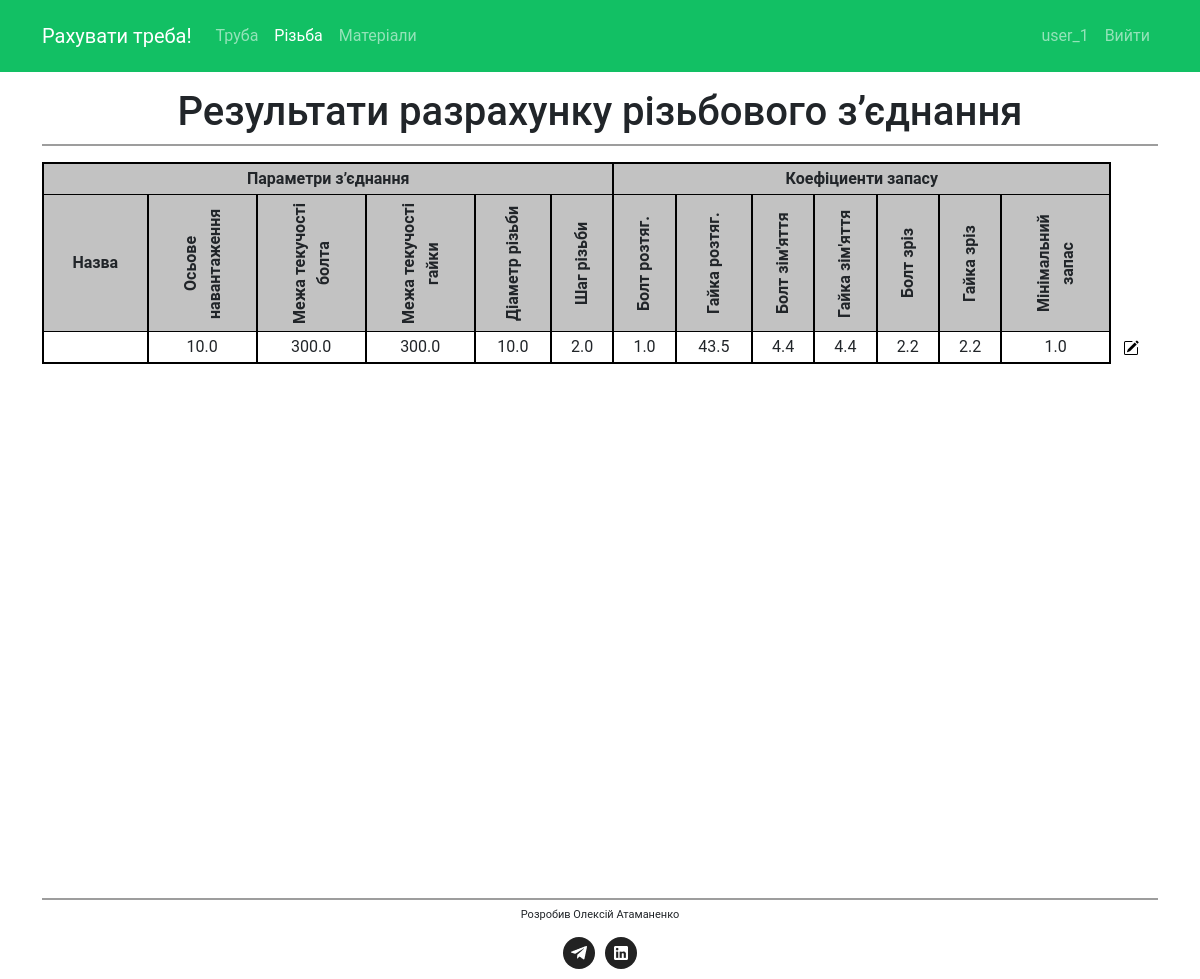
Page /thread/results/ (signed in) on the earlier database version.
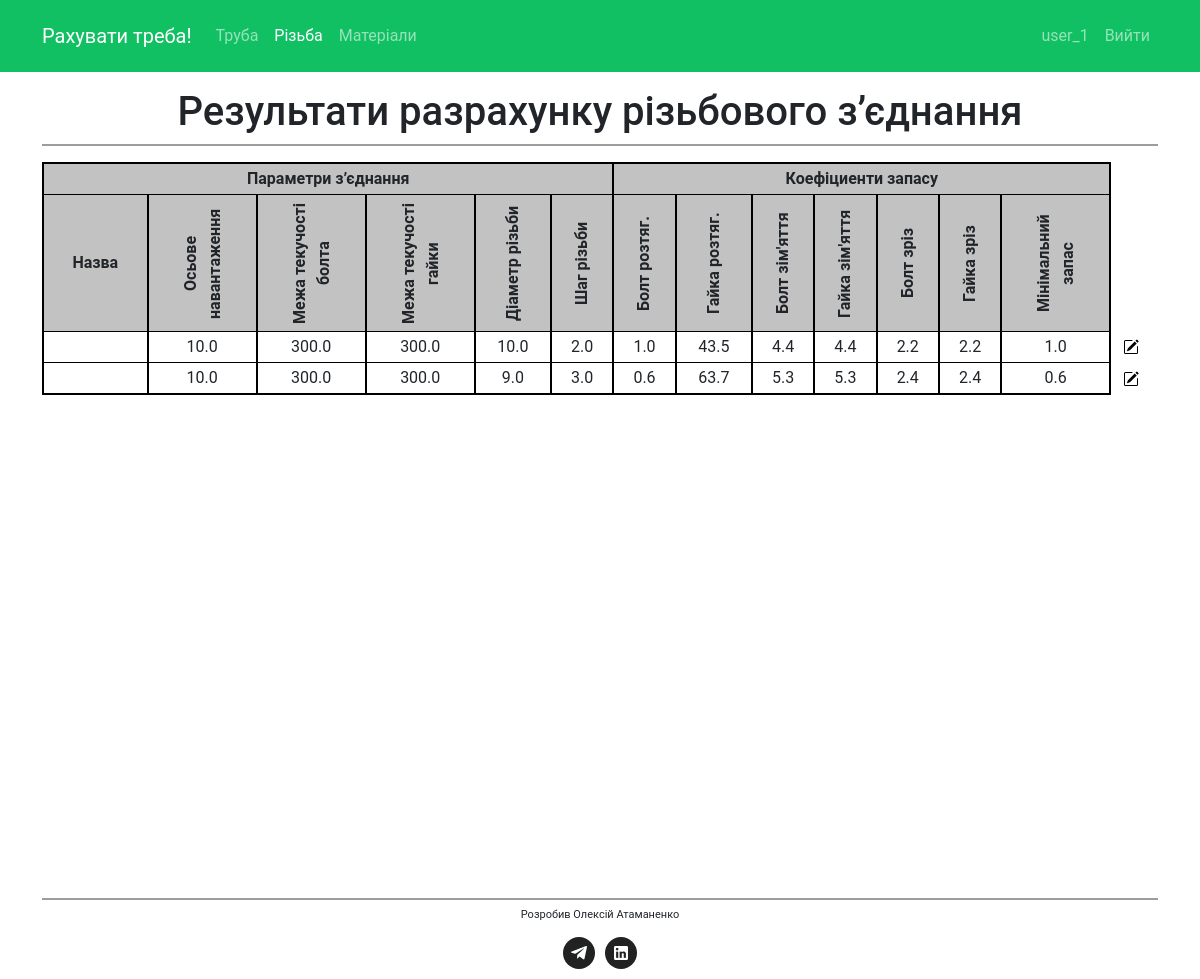
Same page on the later database version.
### calculate/models.py (models this page shows, shortened)
class ThreadConnection(models.Model):
    K_THREAD_CHOICES = [
        (0.8, "Метрична"),
        (0.65, "Трапецевидна"),
        (0.5, "Прямокутна"),
    ]
    id = models.AutoField(primary_key=True)
    user = models.ForeignKey(User, on_delete=models.CASCADE, default=None)
    name = models.CharField(max_length=20)
    description = models.TextField(blank=True, max_length=128)
    axial_force = models.FloatField()
    bolt_yield_strength = models.FloatField(default=300)
    nut_yield_strength = models.FloatField(default=300)
    nominal_thread_diameter = models.FloatField()
    thread_pitch = models.FloatField()
    nut_active_height = models.FloatField()
    nut_minimum_diameter = models.FloatField()
    bolt_hole_diameter = models.FloatField()
    k_industry = models.FloatField()
    k_thread = models.FloatField(max_length=40, choices=K_THREAD_CHOICES, default=1)
    created_at = models.DateTimeField(auto_now_add=True)
    @property
    def __thread(self):
        object = Thread(
            self.axial_force,
            self.bolt_yield_strength,
            self.nut_yield_strength,
            self.nominal_thread_diameter,
            self.thread_pitch,
            self.nut_active_height,
            self.nut_minimum_diameter,
            self.bolt_hole_diameter,
            self.k_industry,
            self.k_thread,
        )
        return object
    @property
    def k_bolt_tension(self):
        return self.__thread.k_bolt_tension
    @property
    def k_nut_tension(self):
        return self.__thread.k_nut_tension
    @property
    def k_bolt_crush(self):
        return self.__thread.k_bolt_crush
    @property
    def k_nut_crush(self):
        return self.__thread.k_nut_crush
    @property
    def k_bolt_shear(self):
        return self.__thread.k_bolt_shear
    @property
    def k_nut_shear(self):
        return self.__thread.k_nut_shear
    @property
    def k_min(self):
        k_min = min(
            self.k_bolt_tension,
            self.k_nut_tension,
            self.k_bolt_crush,
            self.k_nut_crush,
            self.k_bolt_shear,
            self.k_nut_shear,
        )
        return k_min
    @staticmethod
    def get_by_user(user_id):
        return ThreadConnection.objects.filter(user=user_id)

### calculate/views.py (the view)
# urls.py: path("thread/results/", views.thread_results, name="thread_results"),
def thread_results(request):
    if request.user.is_authenticated:
        if request.user.is_superuser:
            thread_results = ThreadConnection.get_all()
        else:
            thread_results = ThreadConnection.get_by_user(request.user.id)
        return render(
            request, "calculate/thread_results.html", {"thread_results": thread_results}
        )
    else:
        return redirect("login")

### calculate/templates/calculate/thread_results.html (shortened to what this page needs)
{% extends "base.html" %}
{% load static %}
{% block content %}
    <section class="thread-results">
        <div class="container">
            <h1>Результати разрахунку різьбового з’єднання</h1>
            <div class="home__subtitle-line"></div>
            <div class="row">
                <div class="col-12">
                    {% if thread_results %}
                        <table class="table">
                            <tr class="table__header table__top-header">
                                <th colspan="6">Параметри з’єднання</th>
                                <th colspan="7">Коефіциенти запасу</th>
                                <th id="edit-col"></th>
                            </tr>
                            <tr class="table__header">
                                <th>Назва</th>
                                <th class="vertical"><div class="vertical-title">Осьове навантаження</div></th>
                                <th class="vertical"><div class="vertical-title">Межа текучості болта</div></th>
                                <th class="vertical"><div class="vertical-title">Межа текучості гайки</div></th>
                                <th class="vertical">Діаметр різьби</th>
                                <th class="vertical">Шаг різьби</th>
                                <th class="vertical adaptiv-hidden">Болт розтяг.</th>
                                <th class="vertical adaptiv-hidden">Гайка розтяг.</th>
                                <th class="vertical adaptiv-hidden">Болт зім'яття</th>
                                <th class="vertical adaptiv-hidden">Гайка зім'яття</th>
                                <th class="vertical adaptiv-hidden">Болт зріз</th>
                                <th class="vertical adaptiv-hidden">Гайка зріз</th>
                                <th class="vertical"><div class="vertical-title">Мінімальний запас</div></th>
                                <th id="edit-col"></th>
                            </tr>
                            {% for thread in thread_results %}
                                <tr>
                                    <td class="table__name">{{ thread.name }}</td>
                                    <td class="table__condition">{{ thread.axial_force }}</td>
                                    <td class="table__condition">{{ thread.bolt_yield_strength }}</td>
                                    <td class="table__condition">{{ thread.nut_yield_strength }}</td>
                                    <td class="table__condition">{{ thread.nominal_thread_diameter }}</td>
                                    <td class="table__condition">{{ thread.thread_pitch }}</td>
                                    <td class="table__condition adaptiv-hidden">{{ thread.k_bolt_tension }}</td>
                                    <td class="table__condition adaptiv-hidden">{{ thread.k_nut_tension }}</td>
                                    <td class="table__condition adaptiv-hidden">{{ thread.k_bolt_crush }}</td>
                                    <td class="table__condition adaptiv-hidden">{{ thread.k_nut_crush }}</td>
                                    <td class="table__condition adaptiv-hidden">{{ thread.k_bolt_shear }}</td>
                                    <td class="table__condition adaptiv-hidden">{{ thread.k_nut_shear }}</td>
                                    <td class="table__condition">{{ thread.k_min }}</td>
                                    <td id="edit-col">
                                        <form action="{% url 'thread_detail' %}" method="POST">
                                            <button class="detail-button">
                                                <img id="pipe-detail-icon" class="detail-icon" src="/static/icons/pencil-square.svg" alt="edit">
                                            </button>
                                        </form>
                                    </td>
                                </tr>
                            {% endfor %}
                        </table>
                    {% else %}
                        <h2>У Вас ще немає збережених розрахунків</h2>
                    {% endif %}
                </div>
            </div>
        </div>
    </section>
{% endblock %}

### calculate/templates/base.html (shortened to what this page needs)
{% load static %}
<!DOCTYPE html>
<html>
<head>
    <link rel="stylesheet" href="{% static 'css/bootstrap-reboot.min.css' %}">
    <link rel="stylesheet" href="{% static 'css/bootstrap-grid.min.css' %}">
    <link href="https://cdn.jsdelivr.net/npm/bootstrap@5.1.3/dist/css/bootstrap.min.css" rel="stylesheet">
    <link rel="stylesheet" type="text/css" href="{% static 'css/style.min.css' %}">
</head>
<body>
    <nav class="navbar navbar-expand-md navbar navbar-dark">
        <div class="container">
            <a class="navbar-brand" href="{% url 'index' %}">Рахувати треба!</a>
            <div class="collapse navbar-collapse" id="navbarSupportedContent">
                <ul class="navbar-nav me-auto mb-2 mb-md-0">
                    <li class="nav-item">
                        <a class="nav-link" id="pipe" href="{% url 'pipe_pressure' %}">Труба</a>
                    </li>
                    <li class="nav-item">
                        <a class="nav-link" id="thread" href="{% url 'thread' %}">Різьба</a>
                    </li>
                    <li class="nav-item">
                        <a class="nav-link" id="materials" href="{% url 'materials' %}">Матеріали</a>
                    </li>
                </ul>
                <span class="navbar-text">
                    <ul class="navbar-nav me-auto mb-2 mb-md-0">
                        {% if user.is_authenticated %}
                            <li class="nav-item">
                                <a class="nav-link" id="username" href="{% url 'update_user' %}">{{ user.username }}</a>
                            </li>
                            <li class="nav-item">
                                <a class="nav-link" id="logout" href="{% url 'logout' %}">Вийти</a>
                            </li>
                        {% endif %}
                    </ul>
                </span>
            </div>
        </div>
    </nav>
    <div id="content">
        {% block content %}{% endblock %}
    </div>
    <footer class="footer">
        <div class="container">
            <div class="footer__line"></div>
            <div class="footer__dev">Розробив Олексій Атаманенко</div>
            <div class="footer__social">
                <a href="https://t.me/Atamanenkoalex" class="footer__social-link">
                    <img src="/static/icons/telegram.png" alt="telegram">
                </a>
                <a href="https://www.linkedin.com/in/AtamanenkoAlex/" class="footer__social-link">
                    <img src="/static/icons/linkedin.png" alt="linkedin">
                </a>
            </div>
        </div>
    </footer>
</body>
</html>

Differences in the rows shown:
added ThreadConnection: axial_force "10.0", bolt_yield_strength "300.0", nut_yield_strength "300.0", nominal_thread_diameter "9.0", thread_pitch "3.0", k_bolt_tension "0.6", k_nut_tension "63.7", k_bolt_crush "5.3", k_nut_crush "5.3", k_bolt_shear "2.4", k_nut_shear "2.4", k_min "0.6"
